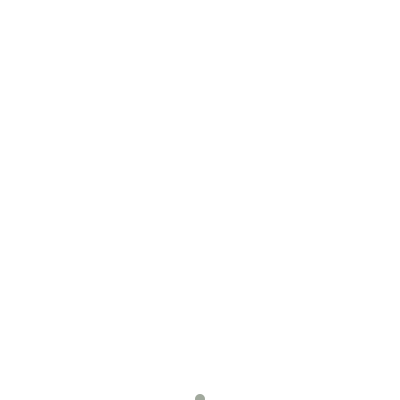
Frame 1 (no input)
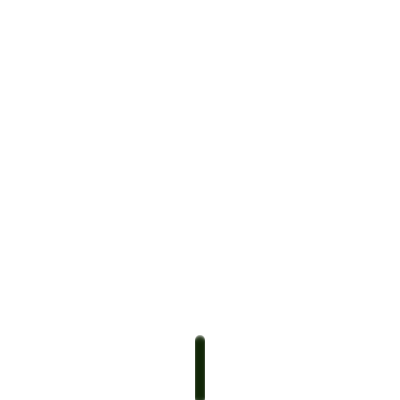
Frame 60 (the mouse pressed at the canvas centre just before this capture)
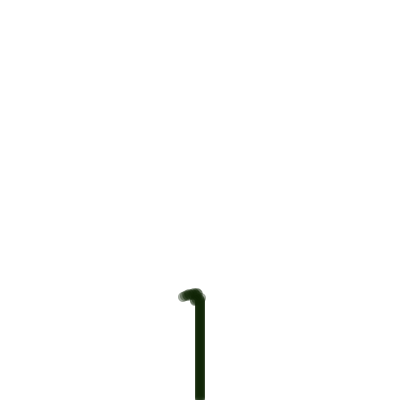
Frame 120 (the mouse held since frame 60 and released just before this capture)

The Processing sketch that drew these frames (run headless with seeded random() and noise(); from frame 60 on, the mouse is pressed at the canvas centre):

// Processing sketch: plant
// ── plant.pde
int x, w, y, r;
void setup(){
  size(400, 400);
  x = width/2;
  w = 10;
  y = height;
  background(255);
}

void draw(){
  noStroke();
  r = int(random(0, 2));
  println(r);
  fill(15, 36, 5, 100);
  if(y > 3*height/4){
      y--;
  }
  else if(r==0){
    if(y > height/2){
      x++;
      y-=+2;
    }
  }
  else if(r==1){
    if(y > height/2){
      x+=-2;
      y++;
    }
  }
/*
  else if(y < height/2 && x < 3*width/4){
    x++;
    y-=2;
  }
*/
  

  ellipse(x, y, w, w);

}
